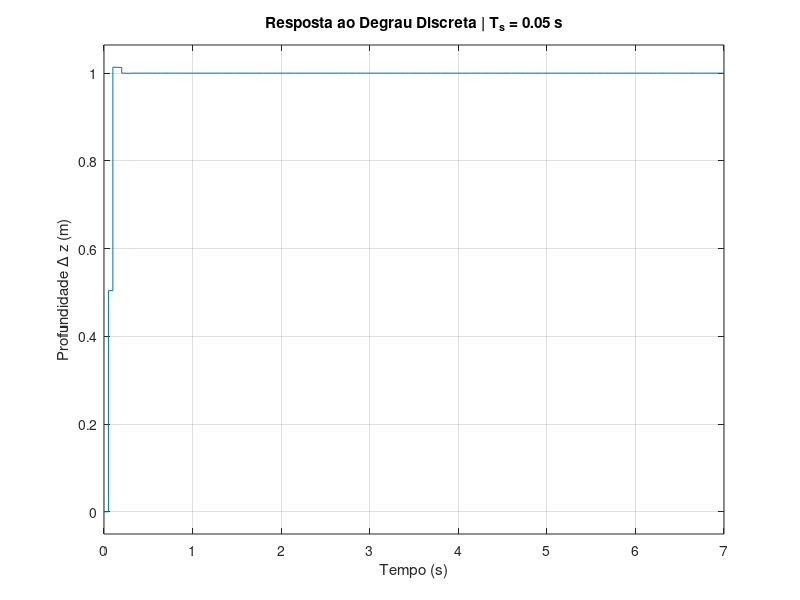

Recreate this plot in MATLAB.
% Limpeza do ambiente
clear; close all; clc;

% =====================================================
% 1. PARAMETROS DE ENTRADA
% =====================================================
Ts = 0.05;       % Tempo de amostragem em segundos

% =====================================================
% 2. DEFINICAO DA PLANTA CONTINUA G(s)
% =====================================================
s = tf('s');
G_s = 0.0526 / (s^2 + 0.8842*s);

disp('--------------------------------------------------');
disp(' PLANTA CONTINUA ORIGINAL G(s) ');
disp('--------------------------------------------------');
G_s

% =====================================================
% 3. DISCRETIZACAO DA PLANTA G(z)
% =====================================================
% Discretiza a planta usando Segurador de Ordem Zero (ZOH)
G_z = c2d(G_s, Ts, 'zoh');

disp('--------------------------------------------------');
disp([' PLANTA DISCRETA G(z) COM Ts = ', num2str(Ts), 's ']);
disp('--------------------------------------------------');
G_z

% =====================================================
% 4. FECHAMENTO DA MALHA DIGITAL
% =====================================================
z = tf('z', Ts);

C_z = (7782.1012*(z - exp(-0.04421)))/(z + 0.4712);
L_z = C_z * G_z;

% Funcao de transferencia de Malha Fechada: H(z) = L(z) / (1 + L(z))
% Assumindo realimentacao unitaria (sensor perfeito)
H_z = feedback(L_z, 1);

disp('--------------------------------------------------');
disp(' MALHA FECHADA DISCRETA H(z) ');
disp('--------------------------------------------------');
H_z

% =====================================================
% 5. PLOTAGEM DA RESPOSTA AO DEGRAU
% =====================================================
figure;
step(H_z); 
grid on;

% Formatacao estetica do grafico para o relatorio
title(['Resposta ao Degrau Discreta | T_s = ', num2str(Ts), ' s']);
xlabel('Tempo (s)');
ylabel('Profundidade \Delta z (m)');
